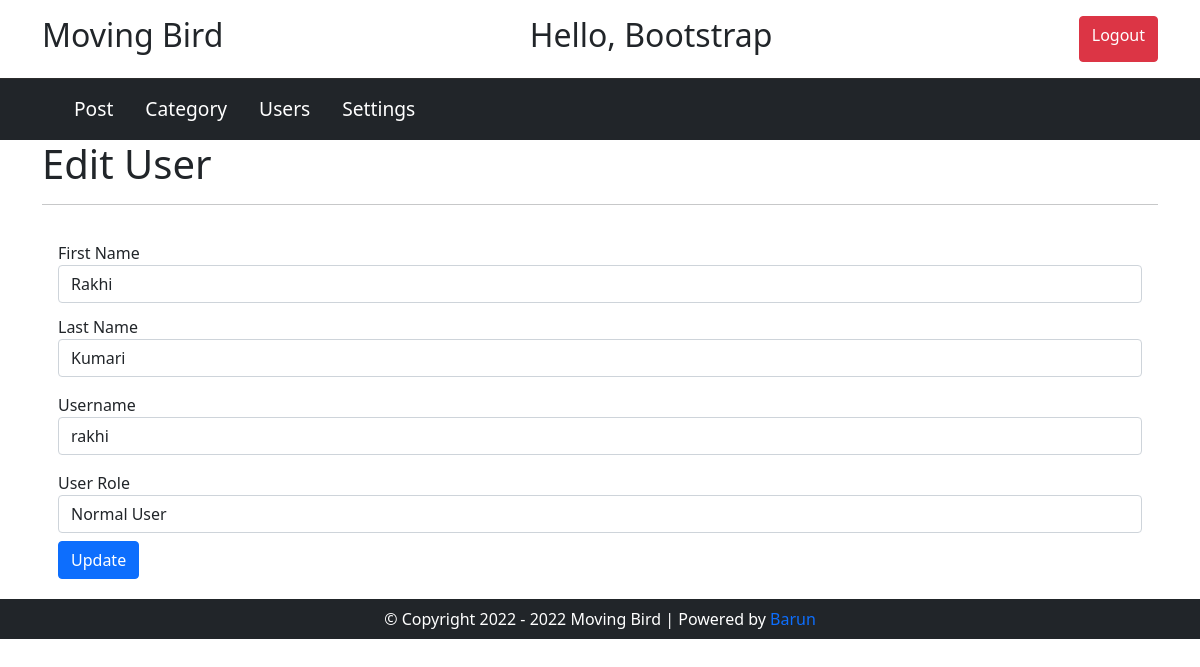
Page /admin/update-user.php?id=4 (signed in) on the committed database.
### tables this page shows
CREATE TABLE `users` (
  `user_id` int(11) NOT NULL,
  `first_name` varchar(45) NOT NULL,
  `last_name` varchar(45) NOT NULL,
  `username` varchar(45) NOT NULL,
  `password` varchar(200) NOT NULL,
  `role` int(1) NOT NULL
);

### admin/update-user.php (the view, shortened to what this page needs)
<?php
include( 'header.php' );
include('config.php');
?>
<section class="add-user">
	<div class="container">
		<h1>Edit User</h1><hr>
		<div class="add-user-box p-3">
			<?php
			$user_id = $_GET['id'];
			$sql = "SELECT * FROM users WHERE user_id = $user_id";
			$result = $conn->query($sql) or die("Query Failed : " . $conn->error);
			if($result->num_rows > 0) {
				while($row = $result->fetch_assoc()){
					?>
			<form action="<?php echo $_SERVER['PHP_SELF']; ?>" method="POST">
				<div class="form-group py-1">
					<label for="first_name">First Name</label>
					<input type="text" name="first_name" id="first_name" value="<?php echo $row['first_name']; ?>" class="form-control" placeholder="First Name" required>
				</div>
				<div class="form-group py-2">
					<label for="last_name">Last Name</label>
					<input type="text" name="last_name" id="last_name" value="<?php echo $row['last_name']; ?>" class="form-control" placeholder="Last Name" required>
				</div>
				<div class="form-group py-2">
					<label for="username">Username</label>
					<input type="text" name="username" id="username" value="<?php echo $row['username']; ?>" class="form-control" placeholder="Username" required>
				</div>
				<div class="form-group py-2">
					<label for="role">User Role</label>
					<select name="role" id="role" value="<?php echo $row['role']; ?>" class="form-control" required>
						<?php
					if($row['role'] == 1) {
						echo "<option value='0'>Normal User</option>
								<option value='1' selected>Admin</option>";
					}else{
								echo "<option value='0' selected>Normal User</option>
								<option value='1'>Admin</option>";
					}
					?>
					</select>
				</div>
				<input type="submit" value="Update" name="submit" class="btn btn-primary">
			</form>
			<?php
				}
			}
			?>
		</div>
	</div>
</section>
<?php
include_once( 'footer.php' );
?>

### css/style.css (style rules this page uses)
:root { --primary-color: #d13939; --secondary-color: #2d2d2d; --main-bg-color: #ffe8e8; }
*, *::before, *::after { margin: 0; padding: 0; box-sizing: border-box; }

### rows in the picture
users: first_name "Rakhi", last_name "Kumari", username "rakhi", role "Normal User"

### other values in the picture
$_SESSION['first_name'] "Bootstrap"
